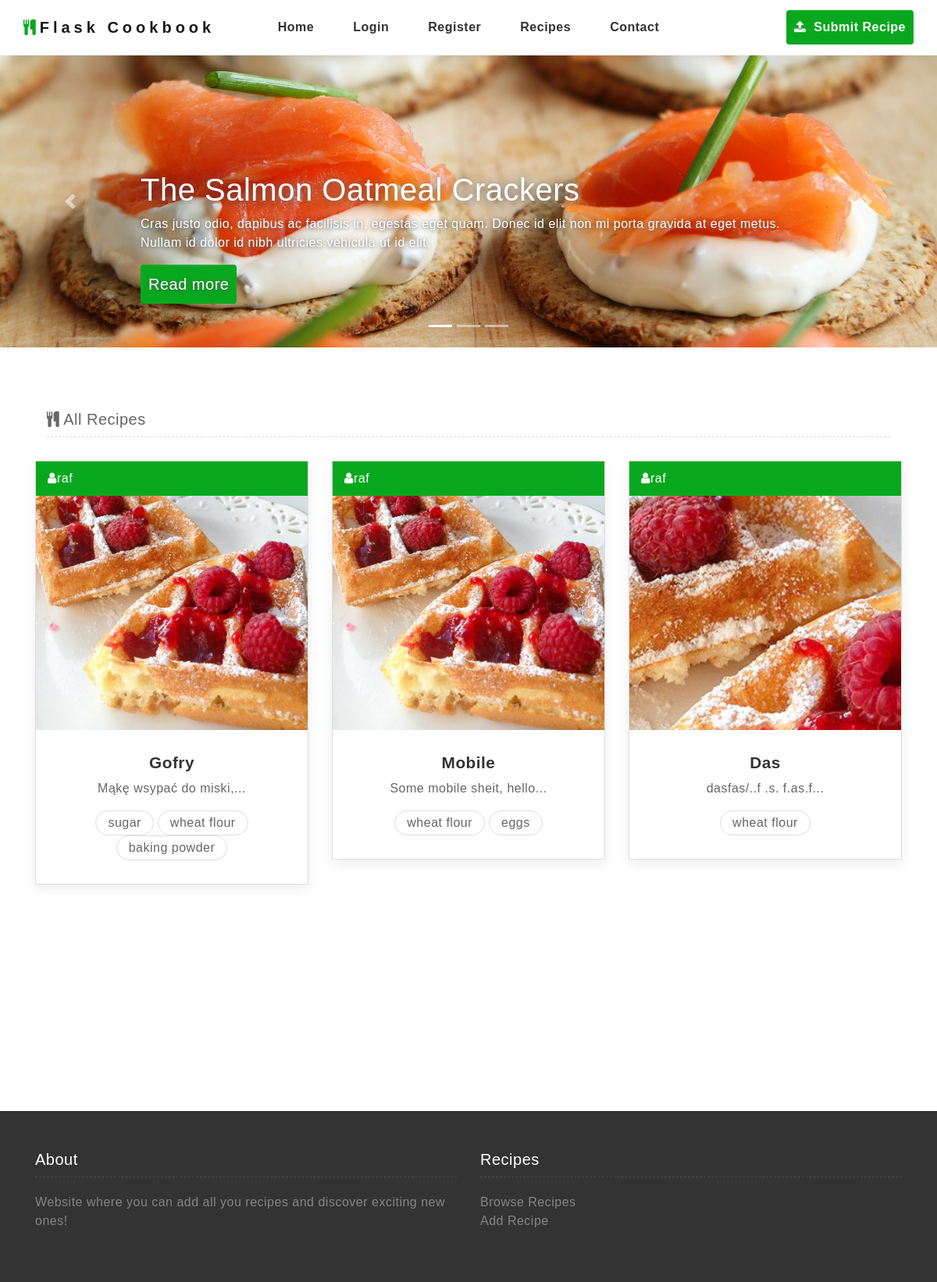
/index, run on the app's committed database.
### app/models.py (models this page shows, shortened)
class Recipe(db.Model):
    id = db.Column(db.Integer, primary_key=True)
    name = db.Column(db.String(64), index=True, unique=True)
    content = db.Column(db.String(50000))
    timestamp = db.Column(db.DateTime, index=True, default=datetime.utcnow)
    user_id = db.Column(db.Integer, db.ForeignKey('user.id'))
    cuisine_id = db.Column(db.Integer, db.ForeignKey('cuisine.id'))
    category_id = db.Column(db.Integer, db.ForeignKey('category.id'))
    nutrition = db.relationship('NutritionFacts', backref='recipe', lazy='dynamic')
    calories = db.Column(db.Integer)
    carbohydrates = db.Column(db.Integer)
    proteins = db.Column(db.Integer)
    fats = db.Column(db.Integer)
    cholesterol = db.Column(db.Integer)
    serves_num_people = db.Column(db.Integer)
    time_to_prepare = db.Column(db.Integer)
    cooking_time = db.Column(db.Integer)
    image = db.Column(db.String(128))
    comment_id = db.relationship('Comment', backref='comment', lazy='dynamic')
    _ingredients = db.relationship(
        "Ingredient",
        secondary=ingredients_in_recipe,
        back_populates="recipes")
    _allergens = db.relationship(
        "Allergen",
        secondary=allergens_in_recipe,
        back_populates="recipes")
    def __repr__(self):
        return '<Recipe {}>'.format(self.name)

class User(UserMixin, db.Model):
    id = db.Column(db.Integer, primary_key=True)
    username = db.Column(db.String(64), index=True, unique=True)
    email = db.Column(db.String(120), index=True, unique=True)
    password_hash = db.Column(db.String(128))
    recipes = db.relationship('Recipe', backref='author', lazy='dynamic')
    country_id = db.Column(db.Integer, db.ForeignKey('country.id'))

class Ingredient(db.Model):
    id = db.Column(db.Integer, primary_key=True)
    name = db.Column(db.String(64), unique=True)
    recipes = db.relationship(
        "Recipe",
        secondary=ingredients_in_recipe,
        back_populates="_ingredients")

### app/routes.py (the view)
@app.route('/')
@app.route('/index')
def index():
    Poppulate.poppulate_database()
    recipes = Recipe.query.limit(3).all()
    empty = False
    print(recipes)
    if not recipes:
        empty=True
    return render_template("index.html", recipes=recipes, empty=empty, homepage=True)

### app/templates/index.html (shortened to what this page needs)
{% extends "base.html" %}
{% block content %}
<div id="myCarousel" class="carousel slide" data-ride="carousel">
    <ol class="carousel-indicators">
        <li data-target="#myCarousel" data-slide-to="0" class="active"></li>
        <li data-target="#myCarousel" data-slide-to="1"></li>
        <li data-target="#myCarousel" data-slide-to="2"></li>
    </ol>
    <div class="carousel-inner">
        <div class="carousel-item active">
            <img class="first-slide" src="static/img/slider1.jpg" alt="First slide">
            <div class="container">
                <div class="carousel-caption text-left">
                    <h1><a href="recipe-detail.html">The Salmon Oatmeal Crackers</a></h1>
                    <p>Cras justo odio, dapibus ac facilisis in, egestas eget quam. Donec id elit non mi porta gravida
                        at eget metus. Nullam id dolor id nibh ultricies vehicula ut id elit.</p>
                    <p><a class="btn btn-lg btn-primary" href="recipe-detail.html" role="button">Read more</a></p>
                </div>
            </div>
        </div>
    </div>
    <a class="carousel-control-prev" href="#myCarousel" role="button" data-slide="prev">
        <span class="carousel-control-prev-icon" aria-hidden="true"></span>
    </a>
    <a class="carousel-control-next" href="#myCarousel" role="button" data-slide="next">
        <span class="carousel-control-next-icon" aria-hidden="true"></span>
    </a>
</div>
{% include '_list_recipes.html' %}
{% endblock %}

### app/templates/_recipe.html
{% block main %}
<div id="recipe{{ recipe.id }}" class="col-lg-4 col-sm-6">
    <div class="box grid recipes">
        <div class="by"><i class="fa fa-user" aria-hidden="true"></i>{{ recipe.author.username }}</div>
        <a href="{{ url_for('recipe', recipe_name=recipe.name) }}"><img src="{{recipe.image}}" id="list_image"
                alt=""></a>
        <h2><a href="{{ url_for('recipe', recipe_name=recipe.name) }}">{{ recipe.name }} </a></h2>
        <p>{{ recipe.content | truncate(30) }}</p>
        <div class="tag">
            {% for ingredient in recipe._ingredients %}
            <a href="#">{{ ingredient.name }}</a>
            {% endfor %}
        </div>
    </div>
</div>
{% endblock %}

### data on the page
Recipe: author.username "raf", image (picture), name "Gofry", content "Mąkę wsypać do miski,..."
Ingredient: name "sugar"
Ingredient: name "wheat flour"
Ingredient: name "baking powder"
Recipe: author.username "raf", image (picture), name "Mobile", content "Some mobile sheit, hello..."
Ingredient: name "eggs"
Recipe: author.username "raf", image (picture), name "Das", content "dasfas/..f .s. f.as.f..."
